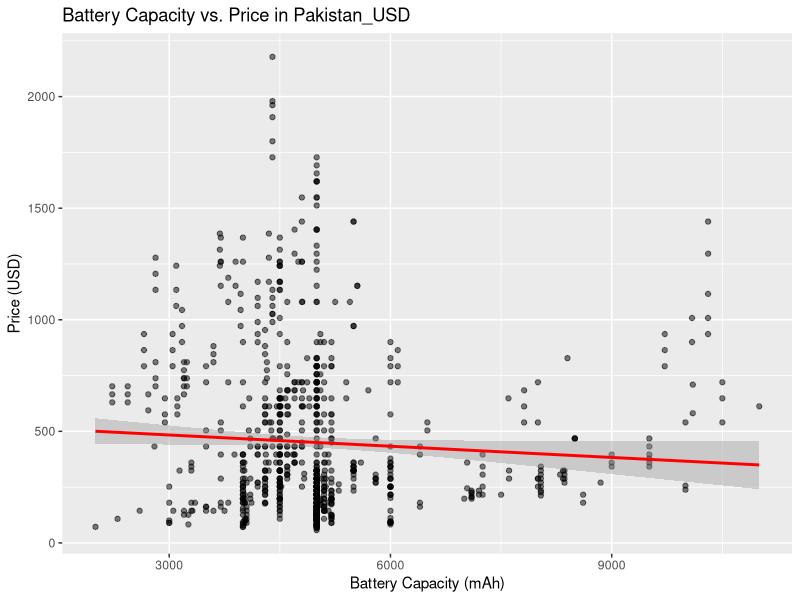
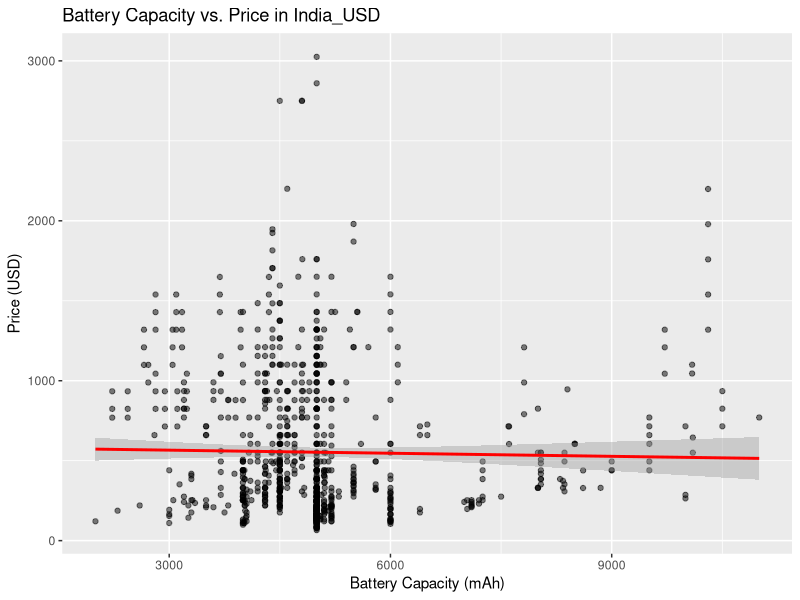
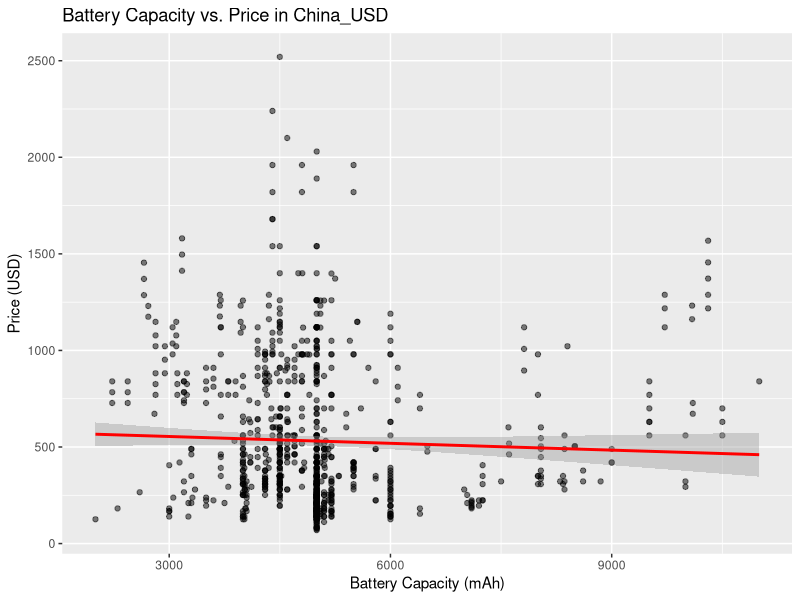
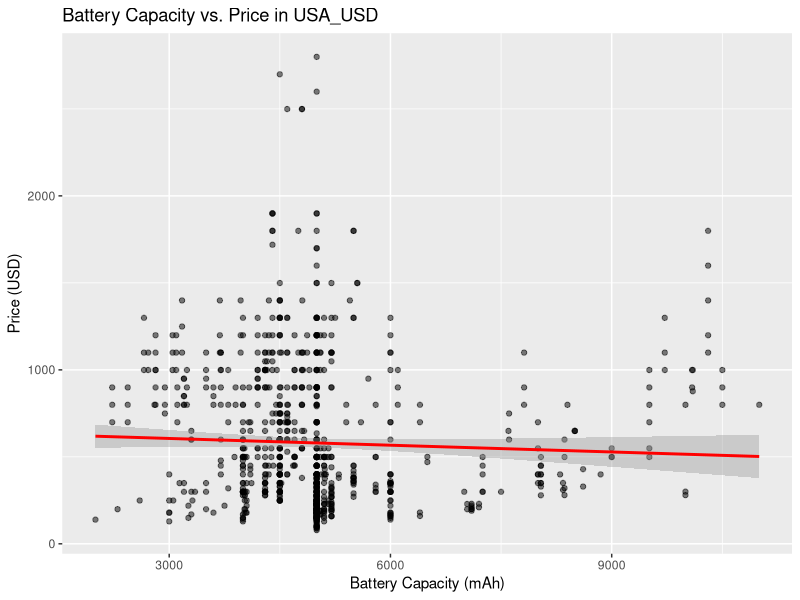
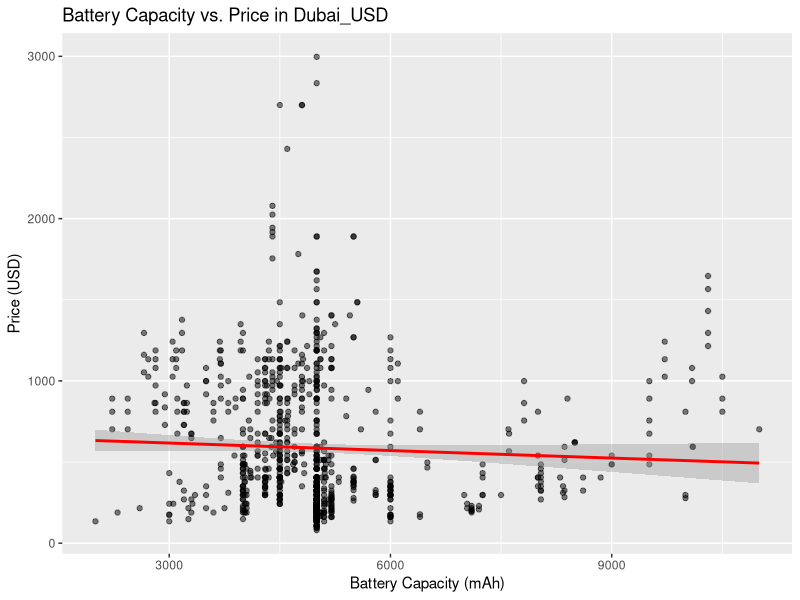
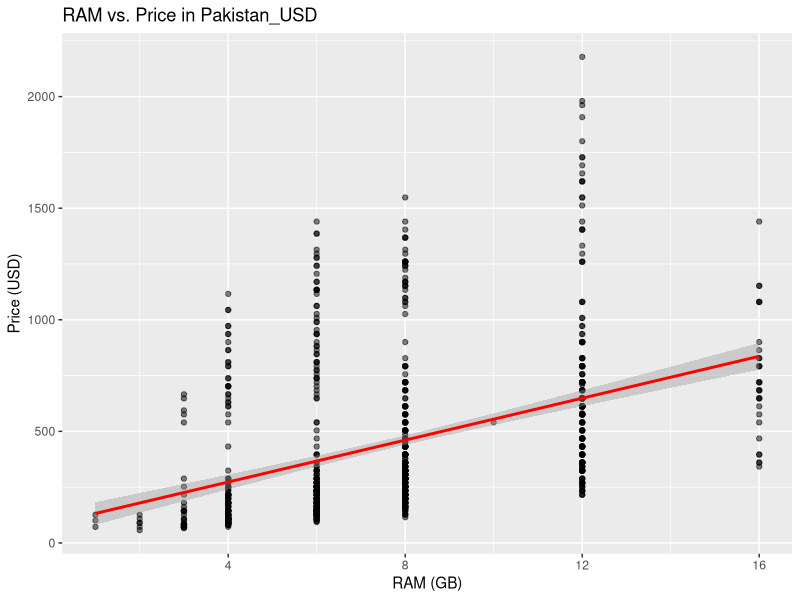
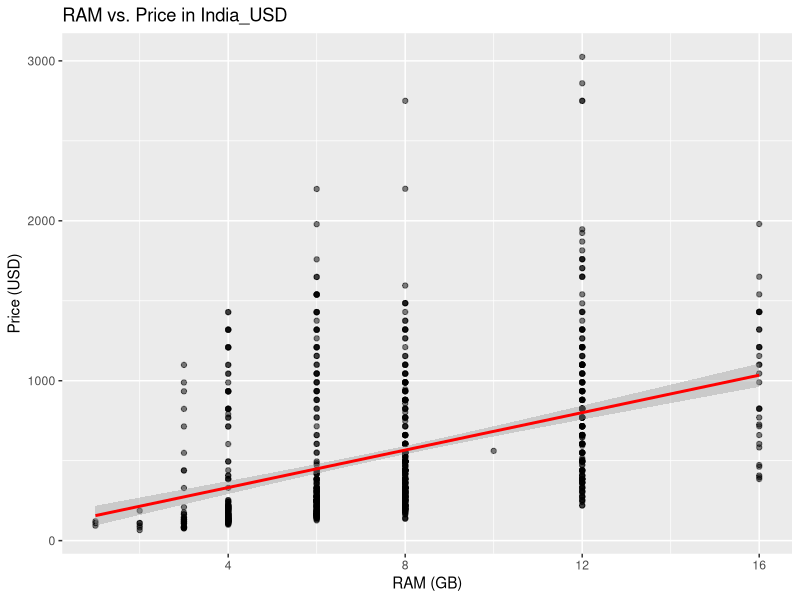
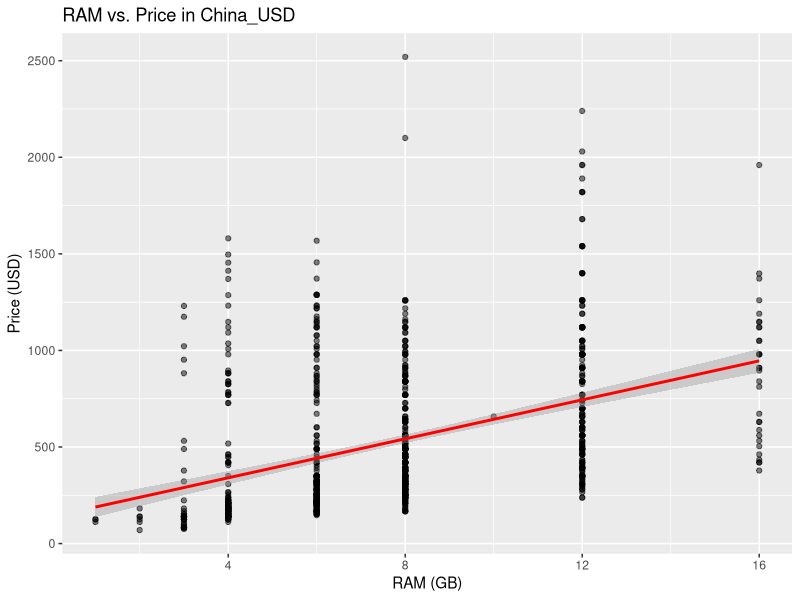

Recreate these plots in R, in order.
library(ggplot2)
library(dplyr)
library(tidyr)

df <- read.csv('mobiles_dataset.csv')

#onversion rates
conversion_rates <- c(PKR = 0.0036, INR = 0.011, CNY = 0.14, AED = 0.27, USD = 1.0)

#prices to USD
df <- df %>%
  mutate(
    Pakistan_USD = Launched.Price.Pakistan.PKR * conversion_rates["PKR"],
    India_USD = Launched.Price.India.INR * conversion_rates["INR"],
    China_USD = Launched.Price.China.CNY * conversion_rates["CNY"],
    Dubai_USD = Launched.Price.Dubai.AED * conversion_rates["AED"],
    USA_USD = Launched.Price.USA.USD * conversion_rates["USD"],
    Avg_Launch_Price_USD = (Pakistan_USD + India_USD + China_USD + Dubai_USD + USA_USD) / 5
  )

# ---- Question 1: Battery Capacity vs. Price ----
countries <- c("Pakistan_USD", "India_USD", "China_USD", "USA_USD", "Dubai_USD")
for (country in countries) {
  print(ggplot(df, aes(x = Battery.Capacity.mAh, y = !!sym(country))) +
          geom_point(alpha = 0.5) +
          geom_smooth(method = "lm", color = "red") +
          labs(title = paste("Battery Capacity vs. Price in", country), x = "Battery Capacity (mAh)", y = "Price (USD)"))
}
cor_results <- sapply(countries, function(country) cor(df$Battery.Capacity.mAh, df[[country]], use = "complete.obs"))
print(cor_results)

# ---- Question 2: RAM vs. Price ----
library(stringr)
df$RAM_GB <- as.numeric(str_extract(df$RAM, "\\d+"))
for (country in countries) {
  print(ggplot(df, aes(x = RAM_GB, y = !!sym(country))) +
          geom_point(alpha = 0.5) +
          geom_smooth(method = "lm", color = "red") +
          labs(title = paste("RAM vs. Price in", country), x = "RAM (GB)", y = "Price (USD)"))
}
cor_results_ram <- sapply(countries, function(country) cor(df$RAM_GB, df[[country]], use = "complete.obs"))
print(cor_results_ram)

# ---- Question 3: Apple Price Variation Across Regions ----
apple_df <- df %>% filter(tolower(Company.Name) == "apple")
apple_variation <- apple_df %>%
  select(Pakistan_USD, India_USD, China_USD, USA_USD, Dubai_USD) %>%
  summarise_all(sd, na.rm = TRUE)
apple_avg_prices <- apple_df %>%
  summarise(across(c(Pakistan_USD, India_USD, China_USD, USA_USD, Dubai_USD), mean, na.rm = TRUE))
highest_markup <- names(apple_avg_prices)[which.max(apple_avg_prices)]
print(apple_variation)
print(highest_markup)

# ---- Question 4: Brand Price Segments ----
df <- df %>% mutate(
  Price_Category = case_when(
    Avg_Launch_Price_USD < 300 ~ "Budget",
    Avg_Launch_Price_USD >= 300 & Avg_Launch_Price_USD <= 700 ~ "Mid-range",
    TRUE ~ "Premium"
  )
)
brand_segments <- df %>% group_by(Company.Name, Price_Category) %>%
  summarise(Model_Count = n(), .groups = "drop") %>%
  pivot_wider(names_from = Price_Category, values_from = Model_Count, values_fill = 0)
brand_segments <- brand_segments %>% mutate(
  Covers_All_Segments = ifelse((Budget > 0 & `Mid-range` > 0 & Premium > 0), TRUE, FALSE)
)
print(brand_segments)

# ---- Question 5: Most Affordable Region & Price Variations ----
avg_price_per_region <- df %>% summarise(
  Pakistan = mean(Pakistan_USD, na.rm = TRUE),
  India = mean(India_USD, na.rm = TRUE),
  China = mean(China_USD, na.rm = TRUE),
  USA = mean(USA_USD, na.rm = TRUE),
  Dubai = mean(Dubai_USD, na.rm = TRUE)
)
most_affordable_region <- names(avg_price_per_region)[which.min(avg_price_per_region)]
print(avg_price_per_region)
print(most_affordable_region)
brand_price_variability <- df %>%
  group_by(Company.Name) %>%
  summarise(Max_Min_Diff_Percentage = ((max(c(Pakistan_USD, India_USD, China_USD, USA_USD, Dubai_USD), na.rm = TRUE) -
                                          min(c(Pakistan_USD, India_USD, China_USD, USA_USD, Dubai_USD), na.rm = TRUE)) /
                                         min(c(Pakistan_USD, India_USD, China_USD, USA_USD, Dubai_USD), na.rm = TRUE)) * 100,
            .groups = "drop") %>%
  filter(Max_Min_Diff_Percentage > 30)
print(brand_price_variability)



# ---- Part 2: Visualization ----
# 1. Bar chart for average price per region
ggplot(avg_price_per_region %>% gather(key = "Region", value = "Average_Price"), aes(x = Region, y = Average_Price, fill = Region)) +
  geom_bar(stat = "identity") +
  labs(title = "Average Smartphone Price per Region", x = "Region", y = "Average Price (USD)") +
  theme_minimal()

# 2. Pie chart for market share of smartphone brands
brand_market_share <- df %>% count(Company.Name) %>%
  mutate(Percentage = n / sum(n) * 100)

ggplot(brand_market_share, aes(x = "", y = Percentage, fill = Company.Name)) +
  geom_bar(stat = "identity", width = 1) +
  coord_polar(theta = "y") +
  labs(title = "Market Share of Smartphone Brands", x = NULL, y = NULL) +
  theme_void()

# ---- Part 3: Recreate ----
# ---- 1 ----

df_usa <- df %>% select(Company.Name, USA_USD) %>% na.omit()
ggplot(df_usa, aes(x = reorder(Company.Name, Company.Name), y = USA_USD, fill = Company.Name)) +
  geom_boxplot(outlier.shape = NA, alpha = 0.7) +  
  geom_jitter(width = 0.2, size = 1, alpha = 0.6) +   
  scale_fill_manual(values = rainbow(length(unique(df_usa$Company.Name)))) +   
  labs(title = "Price Distribution by Company in USA",
       subtitle = "A boxplot showing how the price varies by company, with individual data points overlaid",
       x = "Company",
       y = "Price in USD",
       fill = "Company Name") +
  theme_minimal() +
  theme(axis.text.x = element_text(angle = 45, hjust = 1))   


# ---- 2 ----
df_usa <- df %>% select(Company.Name, Battery.Capacity.mAh, USA_USD) %>% na.omit()
ggplot(df_usa, aes(x = Battery.Capacity.mAh, y = USA_USD, color = Company.Name)) +
  geom_point(alpha = 0.7) +
  scale_color_manual(values = rainbow(length(unique(df_usa$Company.Name)))) +  
  labs(title = "Battery Capacity vs. Price in USA",
       subtitle = "The relationship between battery capacity, price, and screen size across different smartphone brands",
       x = "Battery Capacity",
       y = "Price",
       color = "Brand") +
  theme_minimal()


# --- 3 ---
top_brands <- c("Apple", "Honor", "Oppo", "Samsung", "Vivo")
df_top5 <- df %>%
  filter(Company.Name %in% top_brands) %>%
  select(Company.Name, Battery.Capacity.mAh, USA_USD, Screen.Size.inches) %>%
  na.omit()
ggplot(df_top5, aes(x = Battery.Capacity.mAh, y = USA_USD, shape = Company.Name, color = Screen.Size.inches)) +
  geom_point(alpha = 0.7, size = 3) +
  scale_shape_manual(values = c("Apple" = 16, "Honor" = 17, "Oppo" = 18, "Samsung" = 15, "Vivo" = 16)) +   
  scale_color_gradient(low = "dodgerblue4", high = "#7DF9FF", guide = "none") +  
  labs(title = "Battery Capacity vs. Price for Top 5 Brands",
       subtitle = "Different Shapes for Each Brand, Color by Screen Size, (USA)",
       x = "Battery Capacity (mAh)",
       y = "Price (USD)",
       shape = "Brand") +
  theme_minimal()
